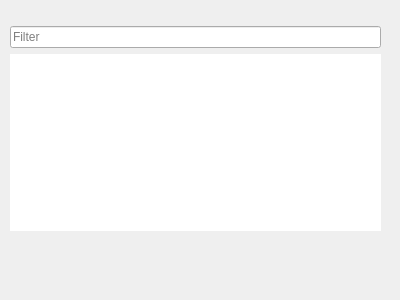
<?xml version="1.0" encoding="UTF-8"?>
<ui version="4.0">
 <class>MesonBuildSettingsWidget</class>
 <widget class="QWidget" name="MesonBuildSettingsWidget">
  <property name="geometry">
   <rect>
    <x>0</x>
    <y>0</y>
    <width>400</width>
    <height>300</height>
   </rect>
  </property>
  <property name="windowTitle">
   <string>Form</string>
  </property>
  <layout class="QVBoxLayout" name="verticalLayout">
   <property name="leftMargin">
    <number>0</number>
   </property>
   <property name="topMargin">
    <number>0</number>
   </property>
   <property name="rightMargin">
    <number>0</number>
   </property>
   <property name="bottomMargin">
    <number>0</number>
   </property>
   <item>
    <widget class="Utils::DetailsWidget" name="container" native="true">
     <widget class="QWidget" name="details" native="true">
      <property name="geometry">
       <rect>
        <x>10</x>
        <y>20</y>
        <width>371</width>
        <height>211</height>
       </rect>
      </property>
      <layout class="QVBoxLayout" name="verticalLayout_2">
       <property name="leftMargin">
        <number>0</number>
       </property>
       <property name="topMargin">
        <number>0</number>
       </property>
       <property name="rightMargin">
        <number>0</number>
       </property>
       <property name="bottomMargin">
        <number>9</number>
       </property>
       <item>
        <widget class="QWidget" name="buildDirWidget" native="true"/>
       </item>
       <item>
        <widget class="Utils::FancyLineEdit" name="optionsFilterLineEdit">
         <property name="placeholderText">
          <string>Filter</string>
         </property>
        </widget>
       </item>
       <item>
        <widget class="Utils::TreeView" name="optionsTreeView">
         <property name="minimumSize">
          <size>
           <width>0</width>
           <height>300</height>
          </size>
         </property>
         <property name="frameShape">
          <enum>QFrame::NoFrame</enum>
         </property>
         <property name="selectionBehavior">
          <enum>QAbstractItemView::SelectItems</enum>
         </property>
         <property name="uniformRowHeights">
          <bool>true</bool>
         </property>
         <property name="sortingEnabled">
          <bool>true</bool>
         </property>
        </widget>
       </item>
      </layout>
     </widget>
    </widget>
   </item>
  </layout>
 </widget>
 <customwidgets>
  <customwidget>
   <class>Utils::DetailsWidget</class>
   <extends>QWidget</extends>
   <header>utils/detailswidget.h</header>
   <container>1</container>
  </customwidget>
  <customwidget>
   <class>Utils::FancyLineEdit</class>
   <extends>QLineEdit</extends>
   <header>utils/fancylineedit.h</header>
  </customwidget>
  <customwidget>
   <class>Utils::TreeView</class>
   <extends>QTreeView</extends>
   <header>utils/itemviews.h</header>
  </customwidget>
 </customwidgets>
 <resources/>
 <connections/>
</ui>
